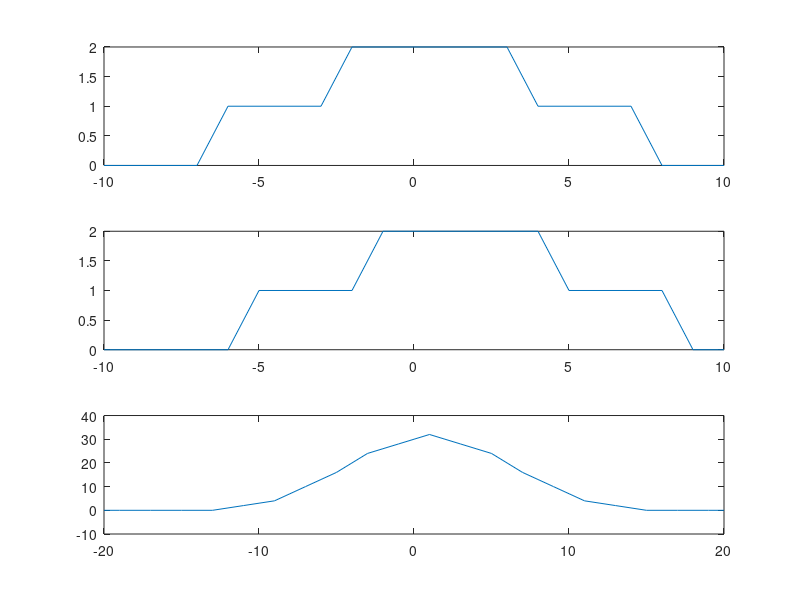

Write the MATLAB code that produced this figure.
t = -10:1:10;
x1 = (t >= -2 & t < 4);
x2 = (t >= -6 & t < 8);
x = x1 + x2;

d1 = (t >= -1 & t < 5);
d2 = (t >= -5 & t < 9);
d = d1 + d2;

corr = xcorr(d, x);
t2 = -20:1:20;
% z = -length(x):1:length(x);
subplot(3, 1, 1); plot(t,x);
subplot(3, 1, 2); plot(t, d);
subplot(3, 1, 3); plot(t2,corr);

dd = 1;
for i = 1:length(corr)
    if corr(dd) < corr(i)
        dd = i;
    end
end

dd = dd - 21